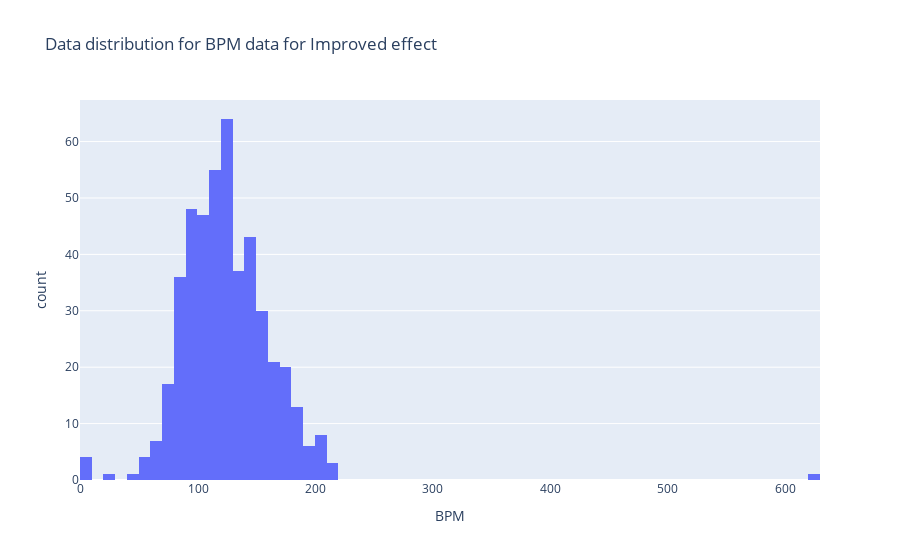

The notebook cell saved with this chart:
### Code cell
fig = px.histogram(df_g1, x='BPM',title= 'Data distribution for BPM data for Improved effect')
fig.show()
print(f'Skewness : {df_g1.skew()}')
print(f"Kurtosis: {df_g1.kurtosis()}")

### Figure 1 — Plotly figure (JSON) as saved in the notebook; plotly's stock layout.template omitted (floating-point values rounded to 4 significant figures; data arrays with more than 128 entries replaced by an {"elided": "..."} marker saying what was removed)
{"data": [{"alignmentgroup": "True", "bingroup": "x", "hovertemplate": "BPM=%{x}<br>count=%{y}<extra></extra>", "legendgroup": "", "marker": {"color": "#636efa", "pattern": {"shape": ""}}, "name": "", "offsetgroup": "", "orientation": "v", "showlegend": false, "type": "histogram", "x": {"elided": "466 int values"}, "xaxis": "x", "yaxis": "y"}], "layout": {"barmode": "relative", "legend": {"tracegroupgap": 0}, "title": {"text": "Data distribution for BPM data for Improved effect"}, "xaxis": {"anchor": "y", "domain": [0, 1], "title": {"text": "BPM"}}, "yaxis": {"anchor": "x", "domain": [0, 1], "title": {"text": "count"}}}}
